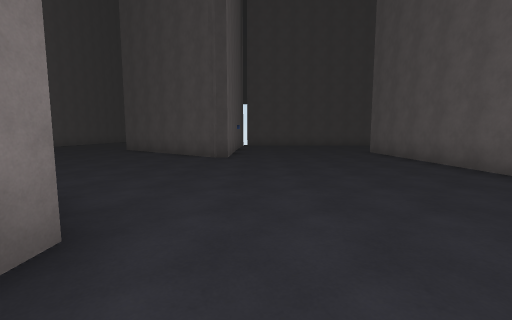
view 1 (above)

24 first-person views from a walk through a scene from a Unity 3-D project. The camera is 1.4 m above the floor, tilts 6° down and sees 90° across. The floor is counted in squares, 2 m on a side. Each view is taken from the middle of a square. On the plan, view 1 faces up. The plan holds only what a view shows up to about 9 squares ahead; the rest is blank. The place goes on beyond the plan. The player character is not drawn.

view 2
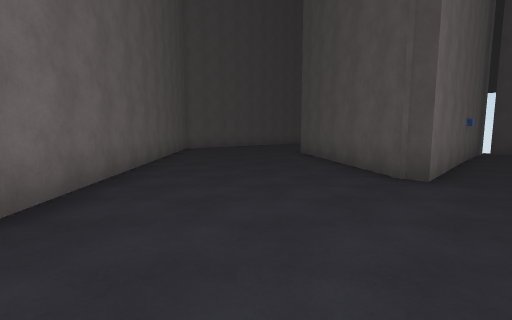

view 3
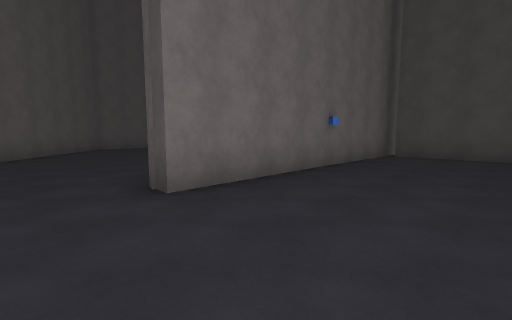

view 4
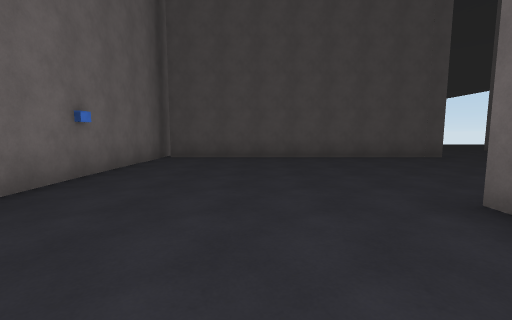

view 5
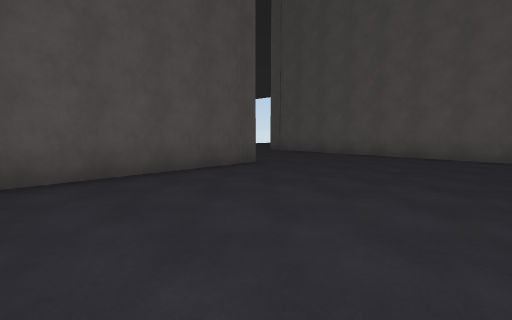

view 6
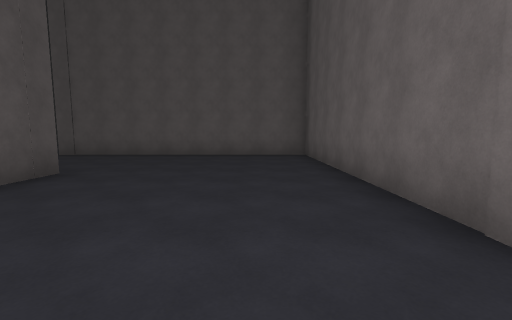

view 7
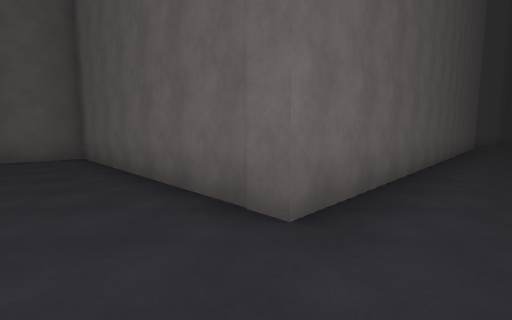

view 8
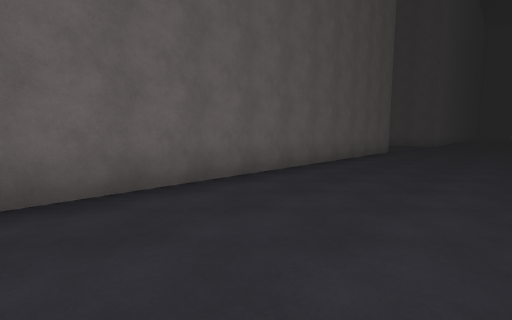

view 9
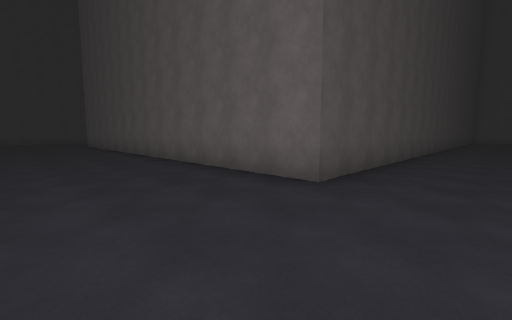

view 10
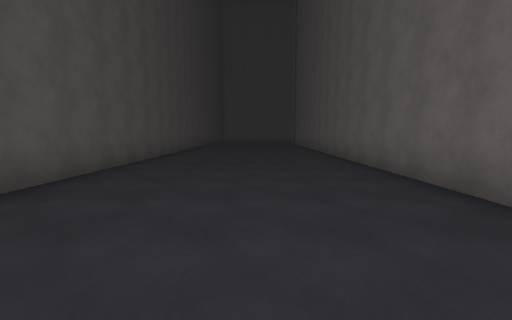

view 11
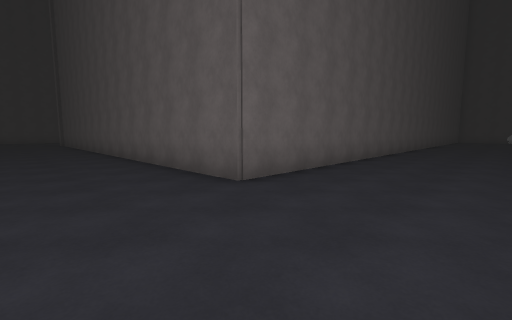

view 12
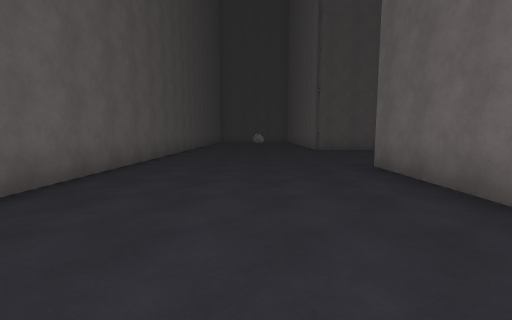

view 13
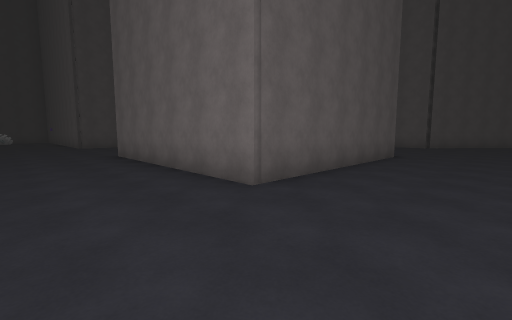

view 14
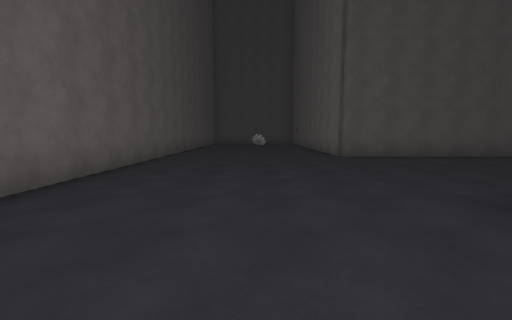

view 15
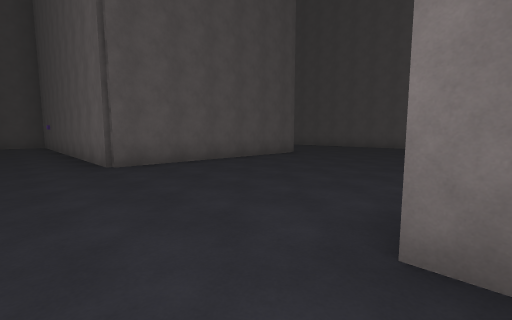

view 16
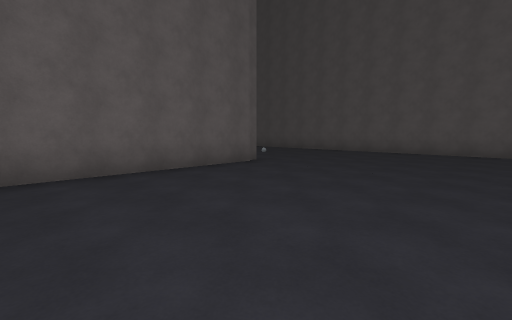

view 17
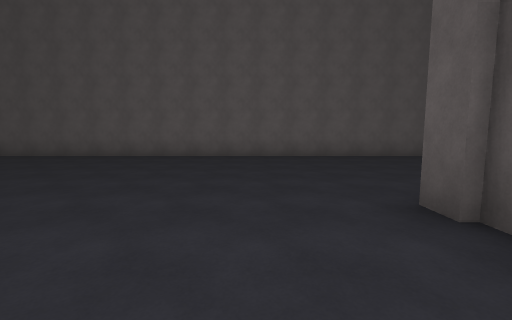

view 18
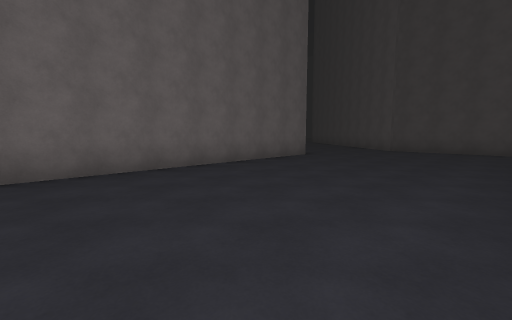

view 19
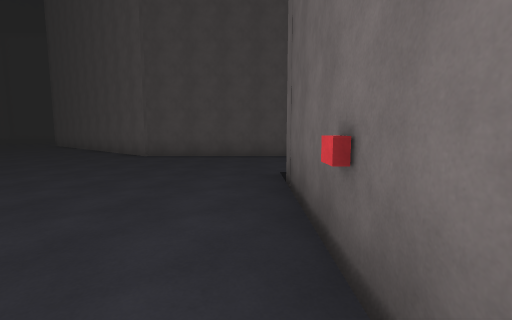

view 20
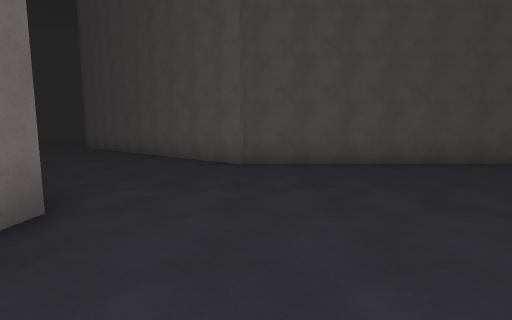

view 21
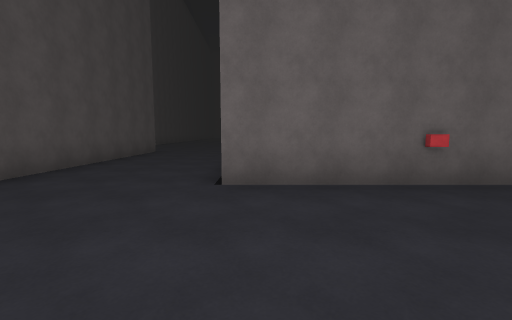

view 22
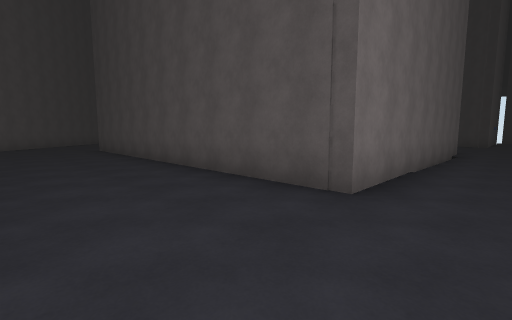

view 23
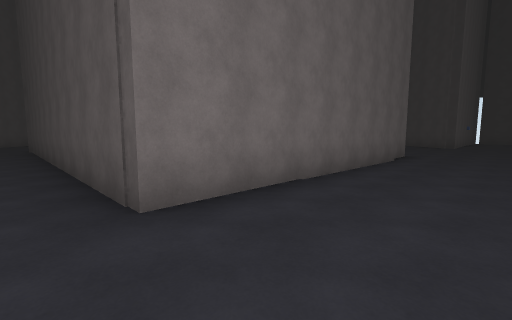

view 24
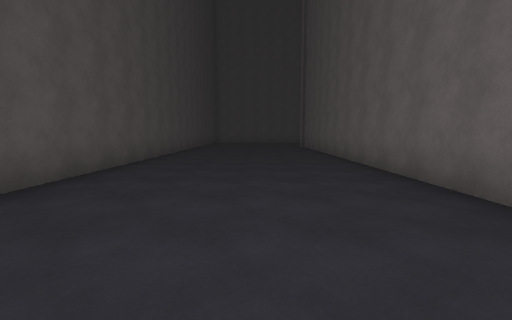

### Floor plan
Points are (right, up) in squares from view 1. A wall is a line through its corners. A room is listed if a view was taken in it or the views show most of it. See-through windows are left out.
Room 1 (views 1, 2, 3, 4, 5, 6, 7, 8, 9, 10, 11, 12, 13, 14, 15, 16, 17, 18, 19, 20, 21, 22, 23, 24)
walls: (-1.3, 1.6) (-1.3, -6.2) (-11.4, -6.2) (-15.3, -3); (-7.5, -13.6) (-7.5, -9.5) (-1.5, -9.5) (-1.5, -15.5); (-6.9, -15.4) (-7.5, -15.4); (-12.8, -9.8) (-12.8, -23.5); (-9, 7.8) (-2.9, 2.9); (14.1, -4.1) (4.2, -4.1) (4.2, 9.4) (11.3, 9.4) (11.3, 17.4); (-7.9, -20.7) (-1.5, -20.7) (-1.5, -23.5); (3.8, -22.1) (3.8, -9.5) (14, -9.5); (-0.8, 15.6) (-0.8, 7.3) (-1.2, 7.3) (-5.2, 10.6); (7.5, 14.4) (-0.5, 14.4)

Positions as (right, up) in squares from view 1, and headings:
1: (0, 0), facing up
2: (0, 3), facing up-left
3: (2, 6), facing up-left
4: (2, 7), facing up
5: (3, 10), facing up-right
6: (3, 11), facing right
7: (3, 11), facing down-right
8: (1, 6), facing down-right
9: (1, -6), facing up-right
10: (2, -7), facing right
11: (1, -7), facing down-right
12: (1, -10), facing down
13: (1, -7), facing down-left
14: (1, -13), facing down
15: (0, -15), facing down-left
16: (-3, -16), facing down-left
17: (-5, -17), facing left
18: (-8, -17), facing up-left
19: (-8, -14), facing up
20: (-11, -12), facing up
21: (-11, -10), facing right
22: (0, -9), facing up-left
23: (1, -7), facing up-left
24: (5, -7), facing right
